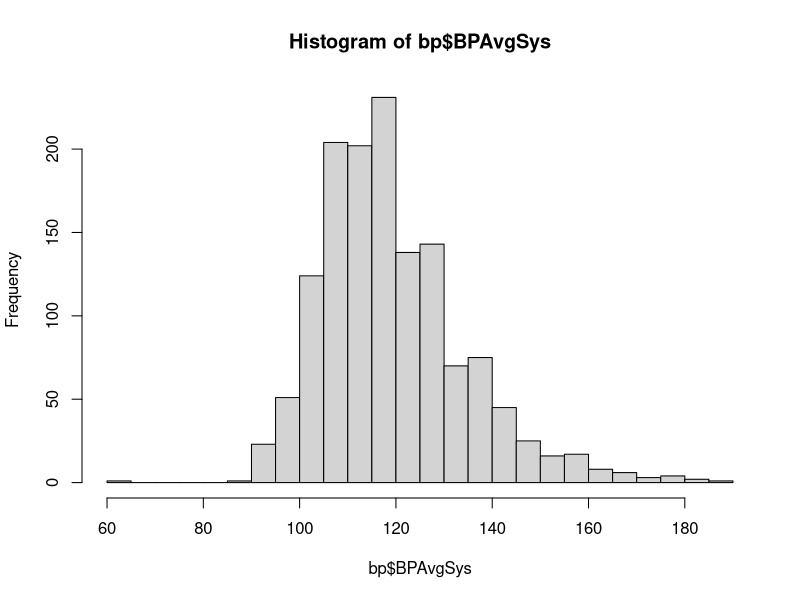
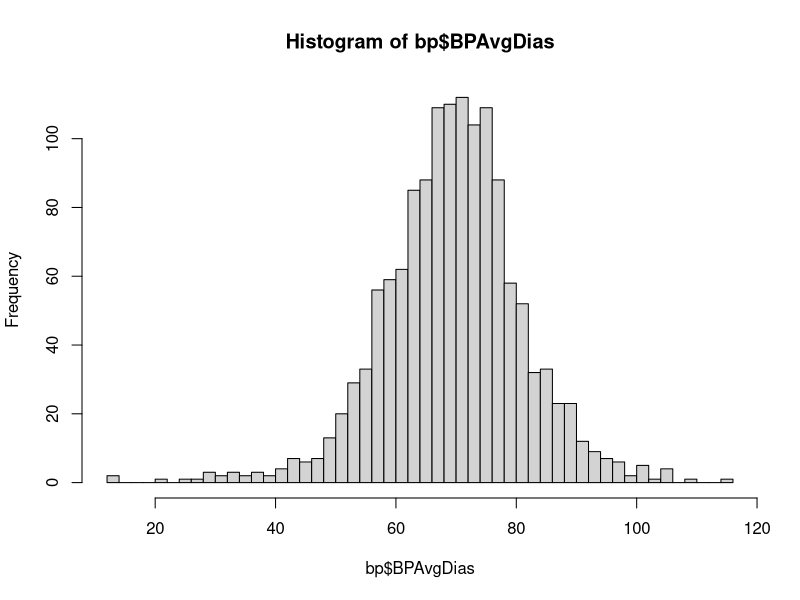
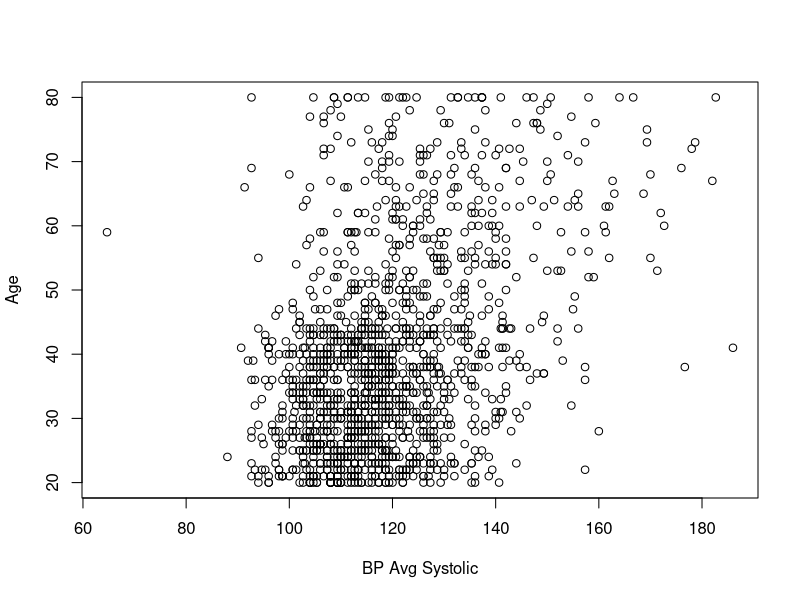
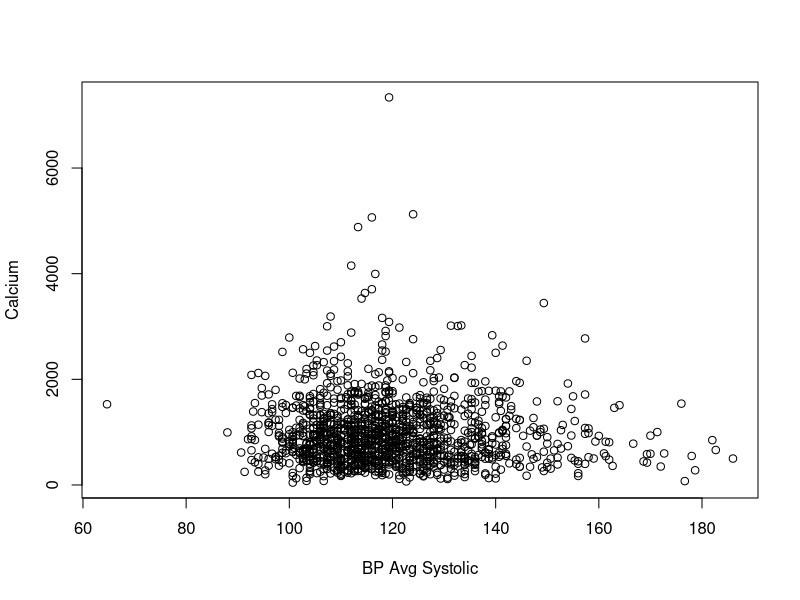
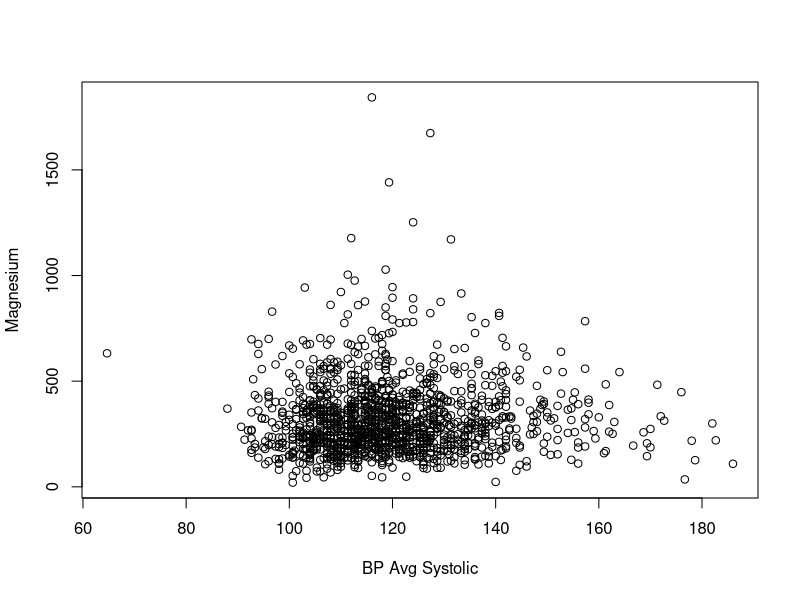
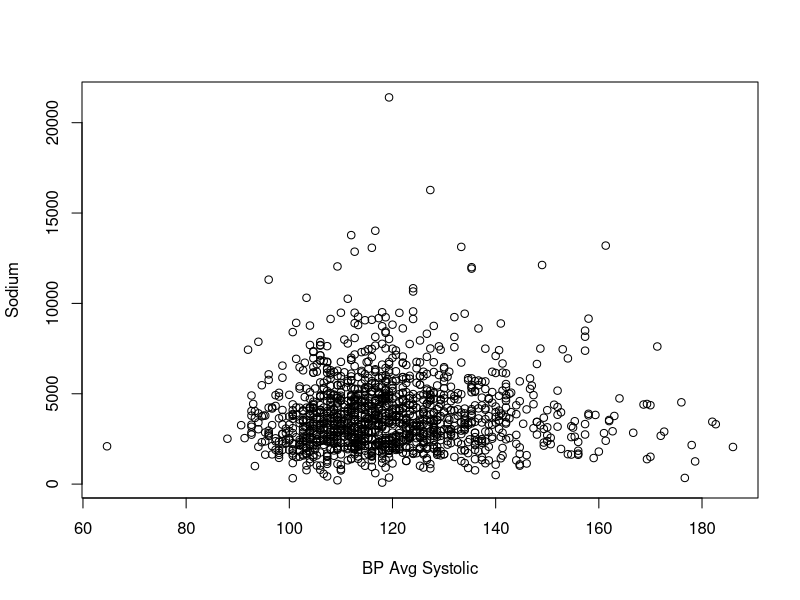
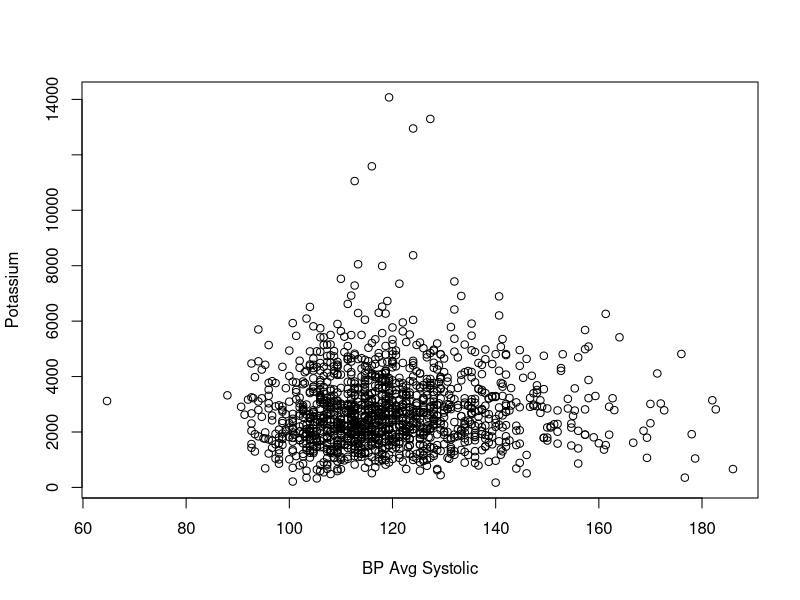
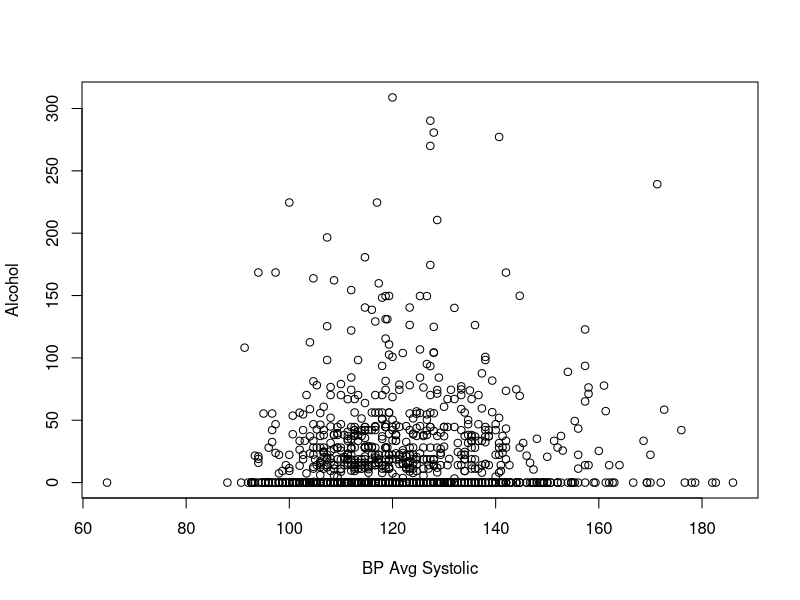

These figures' R source, in order:
## ---- chunk 1
knitr::opts_chunk$set(echo = TRUE)
## ---- chunk 2

bp = read.csv("NHANES Filtered Workbook.csv")
bp$BPAvgSys = rowMeans(bp[c("BPXSY1", "BPXSY2", "BPXSY3")], na.rm=TRUE)
bp$BPAvgDias = rowMeans(bp[c("BPXDI1", "BPXDI2", "BPXDI3")], na.rm=TRUE)
library(dplyr)
bp = select(bp,-c(SEQN, BPXSY1, BPXSY2, BPXSY3,BPXDI1,BPXDI2, BPXDI3, LBXIN, LBDINSI, LBDLDL, DIQ050, URXPREG,IND235))
## ---- chunk 3
bp = na.omit(bp)
bp$DBD895 = replace(bp$DBD895, bp$DBD895==5555, 22)
## ---- chunk 4
bp = bp %>% filter(RIDEXPRG != 3, INDHHIN2 %in% c(1:10,14,15), DRQSPREP != 9, DRQSDIET != 9, !ALQ130 %in% c(777,999), !DIQ010 %in% c(7,9), !DIQ160 %in% c(7,9), !DBD895 %in% c(7777,9999), !DPQ030 %in% c(7,9), !MCQ080 %in% c(7,9), !MCQ160B %in% c(7,9), !MCQ160C %in% c(7,9), !MCQ160F %in% c(7,9), !PAD680 %in% c(7777,9999), !SMQ020 %in% c(7,9))
## ---- chunk 5
colnames(bp)[1:34] = c("Sex","Age","Race","Pregnant", "InfantsInHousehold", "ChildrenInHousehold", "SeniorsInHousehold", "Income", "SaltUsed", "SpecialDiet", "Calcium","Magnesium","Sodium","Potassium","Alcohol", "Weight","BMI", "Waist", "LabCalcium", "LabCholesterol", "LabTriglycerides", "LabHDL", "LabGlucose", "DailyAlcoholicDrinks", "Diabetic","Prediabetic", "WeeklyMealsNotHomePrepared", "HighBP", "Overweight", "CongestiveHeartFailure", "CoronaryHeartDisease", "Stroke", "SedentaryMins", "SmokedCigarettes")

## ---- chunk 6
bp = select(bp,-c(Diabetic))
## ---- chunk 7
set.seed(6573)
select.bp <- sample(1:nrow(bp), 0.75*nrow(bp))
bp <- bp[select.bp,]
bp_test <- bp[-select.bp,]
## ---- chunk 8
bp_d = subset(bp, select= -c(BPAvgSys))
bp_s = subset(bp, select= -c(BPAvgDias))
## ---- chunk 9
hist(bp$BPAvgSys, breaks =40)
hist(bp$BPAvgDias, breaks=40)
## ---- chunk 10
numerical = subset(bp, select = c(Age, Calcium, Magnesium, Sodium, Potassium, Alcohol, Weight, BMI, Waist, LabCalcium, LabCholesterol, LabTriglycerides, LabHDL, LabGlucose, DailyAlcoholicDrinks, WeeklyMealsNotHomePrepared, SedentaryMins))
i = 1
while (i <= length(names(numerical))) {
  plot(bp$BPAvgSys, numerical[,i], xlab = "BP Avg Systolic", ylab = names(numerical)[i])
  i = i + 1
}
## ---- chunk 11

i=1
while (i <= length(names(numerical))) {
  plot(bp$BPAvgDias, numerical[,i], xlab = "BP Avg Diastolic", ylab = names(numerical)[i])
  i = i + 1
}

## ---- chunk 12
characs = subset(bp, select = -c(Age, Calcium, Magnesium, Sodium, Potassium, Alcohol, Weight, BMI, Waist, LabCalcium, LabCholesterol, LabTriglycerides, LabHDL, LabGlucose, DailyAlcoholicDrinks, WeeklyMealsNotHomePrepared, SedentaryMins, BPAvgSys, BPAvgDias))
i = 1
while (i <= length(names(characs))) {
  boxplot(bp$BPAvgSys ~ characs[,i], xlab = "BP Avg Systolic", ylab = names(characs)[i])
  i = i + 1
}
## ---- chunk 13
i = 1
while (i <= length(names(characs))) {
  boxplot(bp$BPAvgDias ~ characs[,i], xlab = "BP Avg Diastolic", ylab = names(characs)[i])
  i = i + 1
}
## ---- chunk 14
cor(bp, method = "pearson")[,"BPAvgSys"]
## ---- chunk 15
cor(bp_d, method = "pearson")[,"BPAvgDias"]
## ---- chunk 16
full_sys = lm(BPAvgSys ~ as.factor(Sex)+Age+as.factor(Race)+as.factor(Pregnant)+as.factor(InfantsInHousehold)+as.factor(ChildrenInHousehold)+as.factor(SeniorsInHousehold)+as.factor(Income)+as.factor(SaltUsed)+as.factor(SpecialDiet)+Calcium+Magnesium+Sodium+ Potassium + Alcohol + BMI + Waist + LabCalcium + LabCholesterol + LabTriglycerides + LabHDL + LabGlucose + DailyAlcoholicDrinks + as.factor(Prediabetic) + WeeklyMealsNotHomePrepared + as.factor(HighBP) + as.factor(Overweight) + as.factor(CongestiveHeartFailure)+as.factor(CoronaryHeartDisease)+as.factor(Stroke)+SedentaryMins + as.factor(SmokedCigarettes), data=bp_s)
summary(full_sys)
## ---- chunk 17
library(car)
## ---- chunk 18
vif(full_sys)
## ---- chunk 19
# compute influential points statistics
influence.measures(full_sys)
# print out only observations that may be influential 
summary(influence.measures(full_sys))

plot(rstudent(full_sys)~hatvalues(full_sys))
abline(h =-3, col="red")  # add cutoff line
abline(h = 3, col="red")  # add cutoff line

LargeResiduals <- abs(rstudent(full_sys)) > 3
bp_s_less_out <- bp_s[!LargeResiduals, ]
nrow(bp_s)-nrow(bp_s_less_out)
## ---- chunk 20
full_sys_new = lm(BPAvgSys ~ as.factor(Sex)+Age+as.factor(Race)+as.factor(Pregnant)+as.factor(InfantsInHousehold)+as.factor(ChildrenInHousehold)+as.factor(SeniorsInHousehold)+as.factor(Income)+as.factor(SaltUsed)+as.factor(SpecialDiet)+Calcium+Magnesium+Sodium+ Potassium + Alcohol + BMI + Waist + LabCalcium + LabCholesterol + LabTriglycerides + LabHDL + LabGlucose + DailyAlcoholicDrinks + as.factor(Prediabetic) + WeeklyMealsNotHomePrepared + as.factor(HighBP) + as.factor(Overweight) + as.factor(CongestiveHeartFailure)+as.factor(CoronaryHeartDisease)+as.factor(Stroke)+SedentaryMins + as.factor(SmokedCigarettes), data=bp_s_less_out)

plot(rstudent(full_sys_new)~hatvalues(full_sys_new))
abline(h =-3, col="red")  # add cutoff line
abline(h = 3, col="red")  # add cutoff line
## ---- chunk 21
summary(full_sys_new)
## ---- chunk 22
step(full_sys_new, direction = "both", trace=FALSE)
## ---- chunk 23
step(full_sys_new, direction = "backward", trace=FALSE)
## ---- chunk 24
Base = lm(BPAvgSys ~ 1, data=bp_s)
step(Base, scope=formula(full_sys),direction = "forward", trace=FALSE)
## ---- chunk 25
sys_less_out = lm(formula = BPAvgSys ~ as.factor(Sex) + Age + as.factor(Race) + 
    as.factor(SeniorsInHousehold) + as.factor(Income) + as.factor(SaltUsed) + 
    as.factor(SpecialDiet) + Calcium + Sodium + Alcohol + BMI + 
    LabCalcium + LabCholesterol + LabTriglycerides + LabHDL + 
    LabGlucose + as.factor(CongestiveHeartFailure) + as.factor(CoronaryHeartDisease), 
    data = bp_s_less_out)
summary(sys_less_out)
## ---- chunk 26
#residuals vs fitted values plot
plot(fitted(full_sys), rstandard(full_sys))
abline(a=0,b=0,col='red')

#residuals vs independent variables
plot(bp_s$Age,  rstandard(full_sys), main="Age vs residuals plot for M2")
abline(a=0, b=0,col='red')
plot(bp_s$Income,  rstandard(full_sys), main="Income vs residuals plot for M2")
abline(a=0, b=0,col='red')
plot(bp_s$BMI,  rstandard(full_sys), main="Wealth vs residuals plot for M2")
abline(a=0, b=0,col='red')
plot(bp_s$LabTriglycerides,  rstandard(full_sys), main="Triglycerides vs residuals plot for M2")
abline(a=0, b=0,col='red')
plot(bp_s$Alcohol,  rstandard(full_sys), main="Alcohol vs residuals plot for M2")
abline(a=0, b=0,col='red')
plot(bp_s$WeeklyMealsNotHomePrepared,  rstandard(full_sys), main="WeeklyMealsNotHomePrepared vs residuals plot for M2")
abline(a=0, b=0,col='red')

#normal probability plot of residuals
qqnorm(rstandard(full_sys))
qqline(rstandard(full_sys),col=2)
## ---- chunk 27

Alcohol2 = bp_s$Alcohol^2
LabTriglycerides2 = bp_s$LabTriglycerides^2
WeeklyMealsNotHomePrepared2 = bp_s$WeeklyMealsNotHomePrepared^2

# attach it to bp_s dataset
bp_s=cbind(bp_s, Alcohol2,LabTriglycerides2, WeeklyMealsNotHomePrepared2)

full_sys_transformed = lm(BPAvgSys ~ as.factor(Sex)+Age+as.factor(Race)+as.factor(Pregnant)+as.factor(InfantsInHousehold)+as.factor(ChildrenInHousehold)+as.factor(SeniorsInHousehold)+as.factor(Income)+as.factor(SaltUsed)+as.factor(SpecialDiet)+Calcium+Magnesium+Sodium+ Potassium + Alcohol + Alcohol2 + BMI + Waist + LabCalcium + LabCholesterol + LabTriglycerides+ LabTriglycerides2 + LabHDL + LabGlucose + DailyAlcoholicDrinks + as.factor(Prediabetic) + WeeklyMealsNotHomePrepared + WeeklyMealsNotHomePrepared2 + as.factor(HighBP) + as.factor(Overweight) + as.factor(CongestiveHeartFailure)+as.factor(CoronaryHeartDisease)+as.factor(Stroke)+SedentaryMins + as.factor(SmokedCigarettes), data=bp_s)
summary(full_sys_transformed)
## ---- chunk 28
#residuals vs fitted values plot
plot(fitted(full_sys_transformed), rstandard(full_sys_transformed))
abline(a=0,b=0,col='red')

plot(bp_s$LabTriglycerides2,  rstandard(full_sys_transformed), main="Triglycerides vs residuals plot for M2")
abline(a=0, b=0,col='red')
plot(bp_s$Alcohol2,  rstandard(full_sys_transformed), main="Alcohol vs residuals plot for M2")
abline(a=0, b=0,col='red')
plot(bp_s$WeeklyMealsNotHomePrepared2,  rstandard(full_sys_transformed), main="WeeklyMealsNotHomePrepared vs residuals plot for M2")
abline(a=0, b=0,col='red')

#normal probability plot of residuals
qqnorm(rstandard(full_sys_transformed))
qqline(rstandard(full_sys_transformed),col=2)
## ---- chunk 29
step(full_sys_transformed, direction = "backward", trace=FALSE)
## ---- chunk 30
sys_trans = lm(formula = BPAvgSys ~ as.factor(Sex) + Age + as.factor(Race) + 
    as.factor(SeniorsInHousehold) + as.factor(Income) + as.factor(SaltUsed) + 
    as.factor(SpecialDiet) + Magnesium + Alcohol + Alcohol2 + 
    BMI + LabCholesterol + LabTriglycerides + LabTriglycerides2 + 
    LabHDL + as.factor(CongestiveHeartFailure) + as.factor(CoronaryHeartDisease), 
    data = bp_s)
summary(sys_trans)
## ---- chunk 31
Alcohol2 = bp_s_less_out$Alcohol^2
LabTriglycerides2 = bp_s_less_out$LabTriglycerides^2
WeeklyMealsNotHomePrepared2 = bp_s_less_out$WeeklyMealsNotHomePrepared^2

# attach it to bp_s dataset
bp_s_less_out=cbind(bp_s_less_out, Alcohol2,LabTriglycerides2, WeeklyMealsNotHomePrepared2)

full_sys_tran_less_out = lm(BPAvgSys ~ as.factor(Sex)+Age+as.factor(Race)+as.factor(Pregnant)+as.factor(InfantsInHousehold)+as.factor(ChildrenInHousehold)+as.factor(SeniorsInHousehold)+as.factor(Income)+as.factor(SaltUsed)+as.factor(SpecialDiet)+Calcium+Magnesium+Sodium+ Potassium + Alcohol + Alcohol2 + BMI + Waist + LabCalcium + LabCholesterol + LabTriglycerides+ LabTriglycerides2 + LabHDL + LabGlucose + DailyAlcoholicDrinks + as.factor(Prediabetic) + WeeklyMealsNotHomePrepared + WeeklyMealsNotHomePrepared2 + as.factor(HighBP) + as.factor(Overweight) + as.factor(CongestiveHeartFailure)+as.factor(CoronaryHeartDisease)+as.factor(Stroke)+SedentaryMins + as.factor(SmokedCigarettes), data=bp_s_less_out)
summary(full_sys_tran_less_out)
## ---- chunk 32
step(full_sys_tran_less_out, direction = "backward", trace=FALSE)
## ---- chunk 33
Base_less_out = lm(BPAvgSys ~ 1, data=bp_s_less_out)
step(Base_less_out, scope=formula(full_sys_tran_less_out),direction = "forward", trace=FALSE)
## ---- chunk 34
sys_trans_out_comb = lm(formula = BPAvgSys ~ as.factor(Sex) + Age + as.factor(Race) + 
    as.factor(SeniorsInHousehold) + as.factor(Income) + as.factor(SaltUsed) + 
    Calcium + Sodium + Alcohol + Alcohol2 + BMI + LabCalcium + 
    LabTriglycerides + LabTriglycerides2 + LabHDL + LabGlucose + 
    as.factor(CongestiveHeartFailure) + as.factor(CoronaryHeartDisease), 
    data = bp_s_less_out)
summary(sys_trans_out_comb)
## ---- chunk 35
d_Race_4=(bp_s_less_out$Race == 4)*1
d_Race_5=(bp_s_less_out$Race == 5)*1
d_SeniorsinHousehold_1=(bp_s_less_out$SeniorsInHousehold == 1)*1
d_SeniorsinHousehold_2=(bp_s_less_out$SeniorsInHousehold == 2)*1
d_Sex_2=(bp_s_less_out$Sex == 2)*1
d_SaltUsed_2=(bp_s_less_out$SaltUsed == 2)*1
d_SaltUsed_3=(bp_s_less_out$SaltUsed == 3)*1
d_SaltUsed_4=(bp_s_less_out$SaltUsed == 4)*1
d_CongHeartFail_2=(bp_s_less_out$CongestiveHeartFailure == 2)*1
d_CorHeartDisease_2=(bp_s_less_out$CoronaryHeartDisease == 2)*1
## ---- chunk 36
sys_trans_out_comb2 = lm(formula = BPAvgSys ~ as.factor(Sex) + Age + d_Race_4 + d_Race_5 + 
    d_SeniorsinHousehold_1 + d_SeniorsinHousehold_2 + as.factor(SaltUsed) + 
    Alcohol + Alcohol2 + BMI +
    LabTriglycerides + LabTriglycerides2 + LabHDL + 
    as.factor(CongestiveHeartFailure) + as.factor(CoronaryHeartDisease), 
    data = bp_s_less_out)
summary(sys_trans_out_comb2)
## ---- chunk 37
#residuals vs fitted values plot
plot(fitted(sys_trans_out_comb2), rstandard(sys_trans_out_comb2))
abline(a=0,b=0,col='red')

plot(bp_s_less_out$LabTriglycerides2,  rstandard(sys_trans_out_comb2), main="Triglycerides vs residuals plot for M2")
abline(a=0, b=0,col='red')
plot(bp_s_less_out$BMI,  rstandard(sys_trans_out_comb2), main="BMI vs residuals plot for M2")
abline(a=0, b=0,col='red')
plot(bp_s_less_out$Alcohol2,  rstandard(sys_trans_out_comb2), main="Alcohol vs residuals plot for M2")
abline(a=0, b=0,col='red')

#normal probability plot of residuals
qqnorm(rstandard(sys_trans_out_comb2))
qqline(rstandard(sys_trans_out_comb2),col=2)
## ---- chunk 38
sys_trans_out_int_full = lm(formula = BPAvgSys ~ as.factor(Sex)*( Age + as.factor(Race) + 
    as.factor(SeniorsInHousehold) + as.factor(Income) + as.factor(SaltUsed) + 
    Calcium + Sodium + Alcohol + Alcohol2 + BMI + LabCalcium + 
    LabTriglycerides + LabTriglycerides2 + LabHDL + LabGlucose + 
    as.factor(CongestiveHeartFailure) + as.factor(CoronaryHeartDisease)), 
    data = bp_s_less_out)
step(sys_trans_out_int_full, direction="backward", trace=FALSE)
## ---- chunk 39
sys_trans_out_int1 = lm(formula = BPAvgSys ~ Age + d_Race_4 + d_Race_5 + 
    d_SeniorsinHousehold_1 + d_SeniorsinHousehold_2 + as.factor(SaltUsed) + 
    Alcohol + Alcohol2 + BMI + 
    LabTriglycerides + LabTriglycerides2 + LabHDL + 
    as.factor(CongestiveHeartFailure) + as.factor(CoronaryHeartDisease) + 
    as.factor(Sex):LabHDL, data = bp_s_less_out)
summary(sys_trans_out_int1)
## ---- chunk 40
Alcohol2 = bp_test$Alcohol^2
LabTriglycerides2 = bp_test$LabTriglycerides^2
WeeklyMealsNotHomePrepared2 = bp_test$WeeklyMealsNotHomePrepared^2

d_Race_4=(bp_test$Race == 4)*1
d_Race_5=(bp_test$Race == 5)*1
d_SeniorsinHousehold_1=(bp_test$SeniorsInHousehold == 1)*1
d_SeniorsinHousehold_2=(bp_test$SeniorsInHousehold == 2)*1

bp_test=cbind(bp_test, Alcohol2,LabTriglycerides2,WeeklyMealsNotHomePrepared2,d_Race_4,d_Race_5,d_SeniorsinHousehold_1,d_SeniorsinHousehold_2)
y_pred <- predict.glm(full_sys_tran_less_out, bp_test)
y_pred2 <- predict.glm(sys_trans_out_int1, bp_test)
y_obs<-bp_test[,"BPAvgSys"]
## ---- chunk 41
# Compute RMSE of prediction errors 
rmse_m1 <- sqrt((y_obs - y_pred)%*%(y_obs - y_pred)/nrow(bp_test)) 
rmse_m1
# Compute mean absolute error 
mae_m1<-mean(abs(y_obs - y_pred)) 
mae_m1
# Compute mean percentage absolute error 
mape_m1<-mean(abs((y_obs - y_pred)/y_obs))*100 
mape_m1
## ---- chunk 42
# Compute RMSE of prediction errors 
rmse_m2 <- sqrt((y_obs - y_pred2)%*%(y_obs - y_pred2)/nrow(bp_test)) 
rmse_m2
# Compute mean absolute error 
mae_m2<-mean(abs(y_obs - y_pred2)) 
mae_m2
# Compute mean percentage absolute error 
mape_m2<-mean(abs((y_obs - y_pred2)/y_obs))*100 
mape_m2
## ---- chunk 43
# compute cross-validated R^2_pred 
r2_pred = cor(cbind(y_obs,y_pred))**2 
r2_train = summary(full_sys_tran_less_out)$r.squared 
diffr2_m1=abs(r2_train-r2_pred) 
#print difference of cross-validate R2 and R2 
diffr2_m1[1,2]

## ---- chunk 44
# compute cross-validated R^2_pred 
r2_pred2 = cor(cbind(y_obs,y_pred2))**2 
r2_train2 = summary(sys_trans_out_int1)$r.squared 
diffr2_m2=abs(r2_train2-r2_pred2) 
#print difference of cross-validate R2 and R2 
diffr2_m2[1,2]
